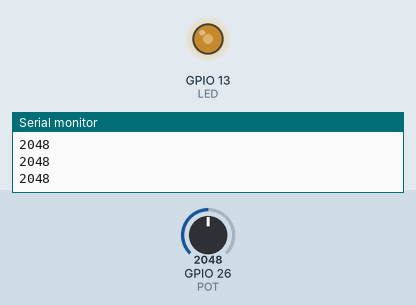
Bench run of a sketch on a simulated ESP32. Parts: output pins drawn as LEDs (lit = HIGH), the last lines printed to the serial monitor. Inputs (shaded band) come from the test bench; at power-on: GPIO 26 (POT) = 2048.

Above: at 1.2 s.
1.3 s: GPIO 26 (POT) set to 2866
At 2.5 s:
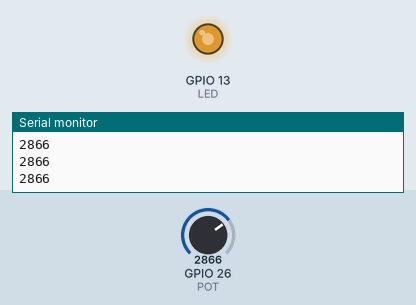
2.8 s: GPIO 26 (POT) set to 3603
At 3.9 s:
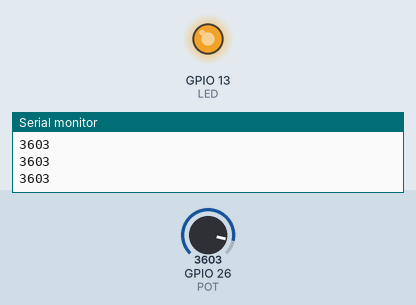
4.3 s: GPIO 26 (POT) set to 491
At 5.3 s:
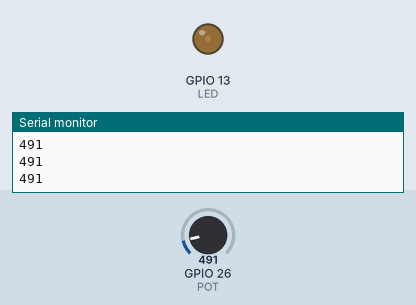
5.8 s: GPIO 26 (POT) set to 0
At 6.6 s:
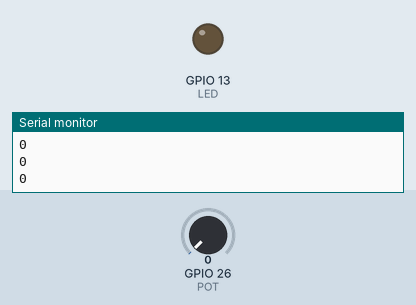
Timing chart, 0 to 8.3 s (numbered marks = the images above; inputs shaded):
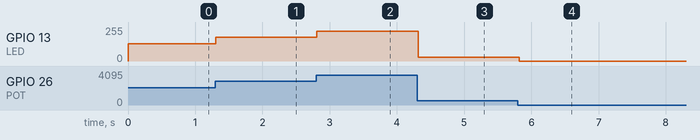

Measured:
- after the input at 1.3 s, GPIO 13 (LED): 128/255 → 179/255 at once
- after the input at 2.8 s, GPIO 13 (LED): 179/255 → 225/255 at once
- after the input at 4.3 s, GPIO 13 (LED): 225/255 → 30/255 at once
- after the input at 5.8 s, GPIO 13 (LED): 30/255 → 0/255 at once

The sketch:

ADC_Control.ino
```cpp
//电位器ADC输入控制PWM信号

#define LED 13  //定义LED引脚
#define POT 26  //定义电位器引脚

int pot_value; //初始化电位器模拟信号
int led_value; //初始化LED模拟信号

void setup(){
  pinMode(LED, OUTPUT);
  pinMode(POT, INPUT);
  Serial.begin(9600); //串口函数，参数为波特率
  Serial.println("已执行setup");  //串口打印
}


void loop(){
  pot_value = analogRead(POT); //读取电位计模拟输入值
  //analogRead为4096位，analogWrite为256位
  led_value = pot_value/16; //把电位计模拟输入值转为LED模拟输出
  analogWrite(LED, led_value);
  Serial.println(pot_value);  //打印电位计模拟输入值
  delay(50);
}
```
